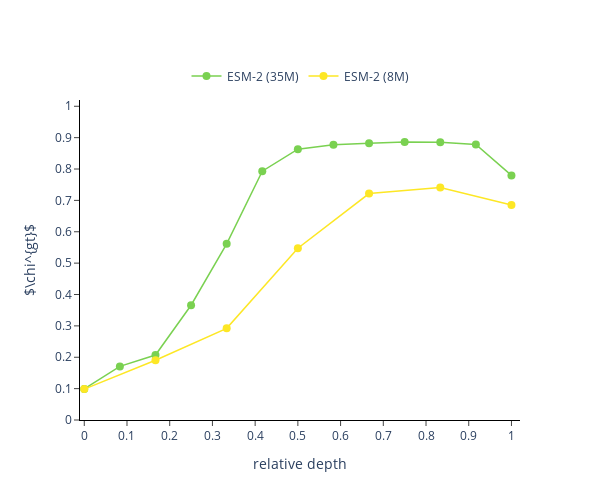

Source (notebook cell):
### Code cell
fig = go.Figure(layout=Layout(plot_bgcolor='rgba(0,0,0,0)')).set_subplots(1, 1, horizontal_spacing=0.1, vertical_spacing=0.02)

for model in model_sp:
    ds_model = d_model_pnet[model]
    plot_no(fig, ds_model['nlayer'], ds_model['overlap_label'], ds_model['map'][1], ds_model['map'][0], r'$\chi^{gt}$')

update_figure(fig, w = 600, h= 500)

### Figure 1 — Plotly figure (JSON) as saved in the notebook; plotly's stock layout.template omitted (floating-point values rounded to 4 significant figures)
{"data": [{"line": {"color": "rgb(122, 209, 81)", "width": 1.5}, "marker": {"color": "rgb(122, 209, 81)", "size": 8}, "mode": "lines+markers", "name": "ESM-2 (35M)", "showlegend": true, "type": "scatter", "x": [0, 0.08333, 0.1667, 0.25, 0.3333, 0.4167, 0.5, 0.5833, 0.6667, 0.75, 0.8333, 0.9167, 1], "xaxis": "x", "y": [0.09914, 0.1709, 0.2071, 0.3658, 0.5614, 0.7931, 0.8634, 0.8777, 0.8825, 0.8858, 0.885, 0.8781, 0.7796], "yaxis": "y"}, {"line": {"color": "rgb(253, 231, 37)", "width": 1.5}, "marker": {"color": "rgb(253, 231, 37)", "size": 8}, "mode": "lines+markers", "name": "ESM-2 (8M)", "showlegend": true, "type": "scatter", "x": [0, 0.1667, 0.3333, 0.5, 0.6667, 0.8333, 1], "xaxis": "x", "y": [0.09844, 0.1905, 0.2921, 0.5475, 0.7217, 0.7412, 0.6852], "yaxis": "y"}], "layout": {"font": {"size": 12}, "height": 500, "legend": {"font": {"size": 12}, "orientation": "h", "x": 0.5, "xanchor": "center", "y": 1.12, "yanchor": "top"}, "plot_bgcolor": "rgba(0,0,0,0)", "width": 600, "xaxis": {"anchor": "y", "domain": [0, 1], "linecolor": "black", "linewidth": 1, "range": [-0.01, 1.02], "showline": true, "ticks": "outside", "tickvals": [0, 0.1, 0.2, 0.3, 0.4, 0.5, 0.6, 0.7, 0.8, 0.9, 1], "title": {"text": "relative depth"}}, "yaxis": {"anchor": "x", "domain": [0, 1], "linecolor": "black", "linewidth": 1, "range": [0, 1.02], "showline": true, "ticks": "outside", "tickvals": [0, 0.1, 0.2, 0.3, 0.4, 0.5, 0.6, 0.7, 0.8, 0.9, 1], "title": {"text": "$\\chi^{gt}$"}}}}
